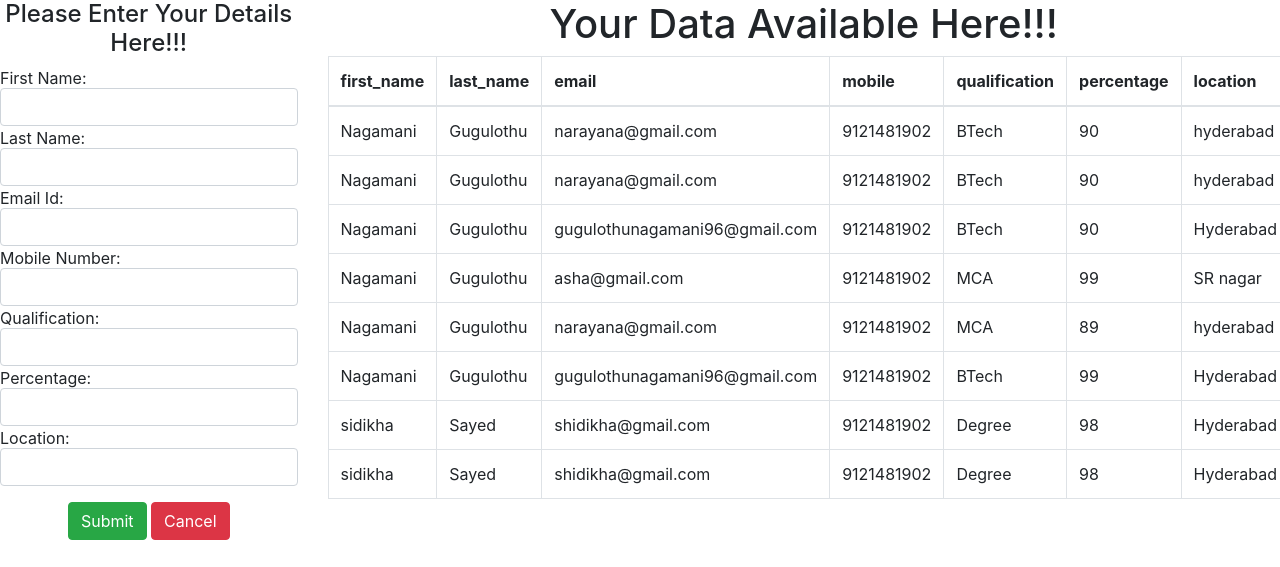
The page / on the database its author committed.
### displayapp/models.py (models this page shows)
class DisplayData(models.Model):
    first_name = models.CharField(max_length=50)
    last_name = models.CharField(max_length=50)
    email = models.CharField(max_length=50)
    mobile = models.BigIntegerField()
    qualification = models.CharField(max_length=50)
    percentage = models.IntegerField()
    location = models.CharField(max_length=50)

### displayapp/views.py (the view, shortened to what this page needs)
# urls.py: path('',views.displaydata)
def displaydata(request):
    if request.method == 'GET':
        data = DisplayData.objects.all()   #[---,---,---]
        return render(request,'displaydata.html', {'nth':data})

### templates/displaydata.html (shortened to what this page needs)
<!DOCTYPE html>
<html lang="en" dir="ltr">
  <head>
    {% include 'cdnlines.html' %}
  </head>
  <body>
    <div class="Container-fluid">
      <div class="row">
        <div class="col-md-3">
          <h4 class="text-center">Please Enter Your Details Here!!!</h4>
          <form method="POST">
            <label>First Name: </label>
            <input type="text" class="form-control" name="fname">
            <label>Last Name: </label>
            <input type="text" class="form-control" name="lname">
            <label>Email Id: </label>
            <input type="email"  class="form-control" name="email">
            <label>Mobile Number: </label>
            <input type="number" class="form-control" name="mobile">
            <label>Qualification: </label>
            <input type="text" class="form-control" name="qualification">
            <label>Percentage: </label>
            <input type="number" class="form-control" name="percentage">
            <label>Location: </label>
            <input type="text" class="form-control" name="location">
            <div class="text-center mt-3">
              <input type="Submit"  value="Submit" class="btn btn-success">
              <input type="Reset"  value="Cancel" class="btn btn-danger">
            </div>
          </form>
        </div>
            <div class="col-md-9">
              {% if nth %}
              <h1 class="text-center">Your Data Available Here!!!</h1>
              <table class="table table-bordered">
                <thead>
                  <tr>
                    <th>first_name</th>
                    <th>last_name</th>
                    <th>email</th>
                    <th>mobile</th>
                    <th>qualification</th>
                    <th>percentage</th>
                    <th>location</th>
                  </tr>
                </thead>
                <tbody>
                  {% for i in nth %}
                  <tr>
                    <td>{{i.first_name}}</td>
                    <td>{{i.last_name}}</td>
                    <td>{{i.email}}</td>
                    <td>{{i.mobile}}</td>
                    <td>{{i.qualification}}</td>
                    <td>{{i.percentage}}</td>
                    <td>{{i.location}}</td>
                  </tr>
                  {% endfor %}
                </tbody>
              </table>
              {% else %}
              <h1 class="text-center">No Data Available Here!!!</h1>
              {% endif %}
            </div>
          </div>
        </div>
  </body>
</html>

### templates/cdnlines.html (shortened to what this page needs)
<link rel="stylesheet" href="https://cdn.jsdelivr.net/npm/bootstrap@4.6.2/dist/css/bootstrap.min.css">

### templates/displaydata.html (style rules this page uses)
input[name] { margin-top:-10px; }

### rows shown on the page
DisplayData: first_name "Nagamani", last_name "Gugulothu", email "narayana@gmail.com", mobile "9121481902", qualification "BTech", percentage "90", location "hyderabad"
DisplayData: first_name "Nagamani", last_name "Gugulothu", email "narayana@gmail.com", mobile "9121481902", qualification "BTech", percentage "90", location "hyderabad"
DisplayData: first_name "Nagamani", last_name "Gugulothu", email "gugulothunagamani96@gmail.com", mobile "9121481902", qualification "BTech", percentage "90", location "Hyderabad"
DisplayData: first_name "Nagamani", last_name "Gugulothu", email "asha@gmail.com", mobile "9121481902", qualification "MCA", percentage "99", location "SR nagar"
DisplayData: first_name "Nagamani", last_name "Gugulothu", email "narayana@gmail.com", mobile "9121481902", qualification "MCA", percentage "89", location "hyderabad"
DisplayData: first_name "Nagamani", last_name "Gugulothu", email "gugulothunagamani96@gmail.com", mobile "9121481902", qualification "BTech", percentage "99", location "Hyderabad"
DisplayData: first_name "sidikha", last_name "Sayed", email "shidikha@gmail.com", mobile "9121481902", qualification "Degree", percentage "98", location "Hyderabad"
DisplayData: first_name "sidikha", last_name "Sayed", email "shidikha@gmail.com", mobile "9121481902", qualification "Degree", percentage "98", location "Hyderabad"
